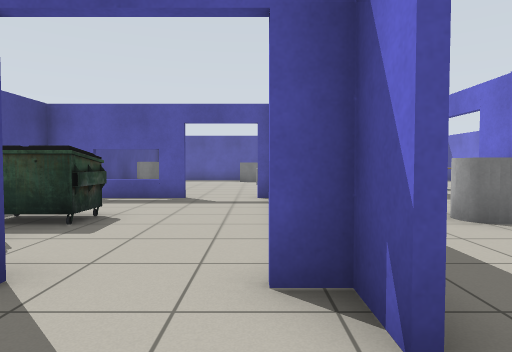
[1] (above)

18 first-person views from a walk through a world built for the Gazebo simulator. The camera is 0.9 m above the floor, tilts 2° down and sees 75° across. Floor lines are 1 m apart. The floor is counted in squares, 1 m on a side. Each view is taken from the middle of a square. On the plan, view 1 faces up. The plan holds only what a view shows up to about 12 squares ahead; the rest is blank. Some stock models are drawn as simple stand-ins.

[2]
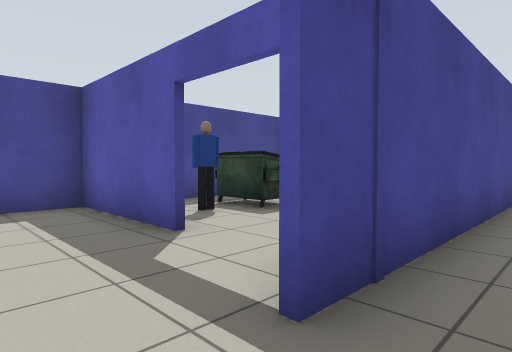

[3]
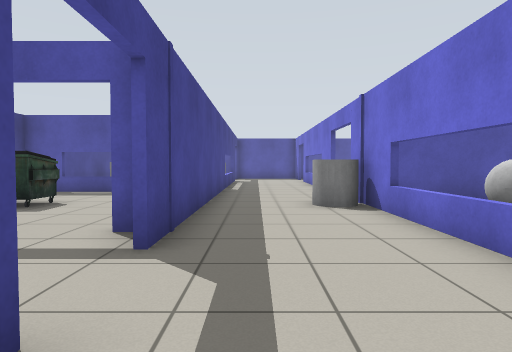

[4]
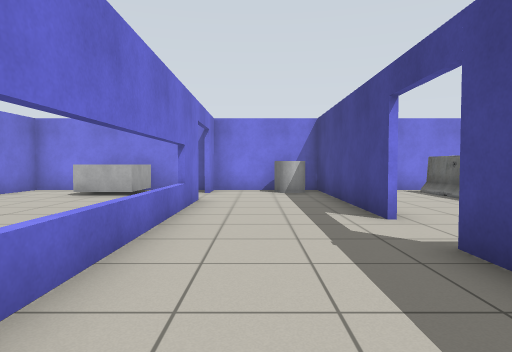

[5]
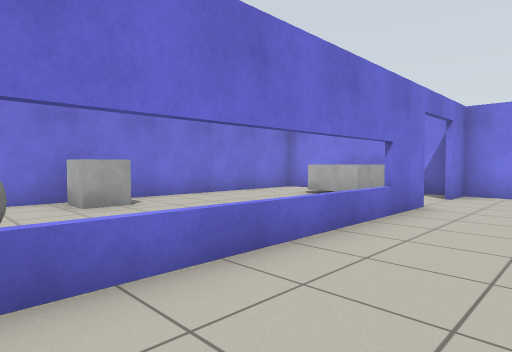

[6]
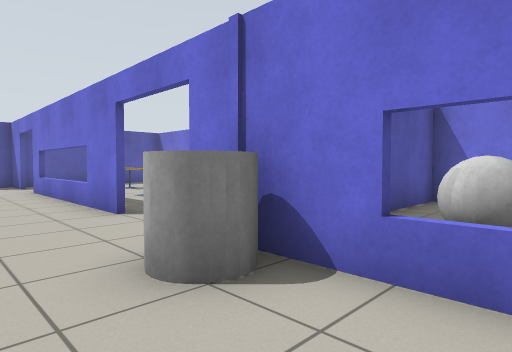

[7]
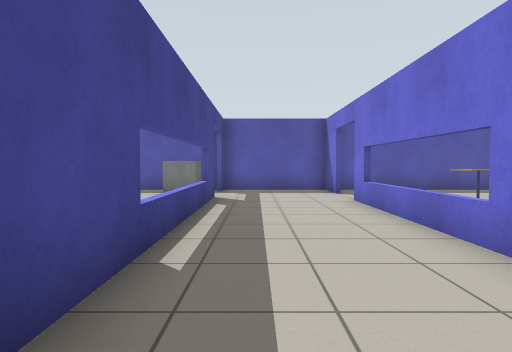

[8]
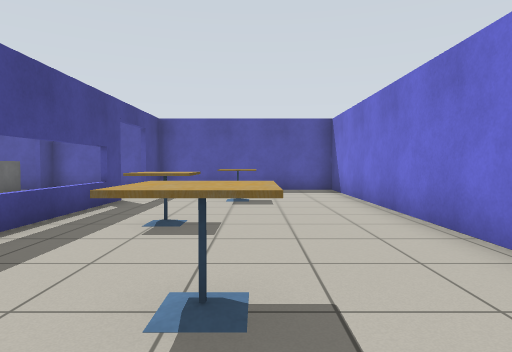

[9]
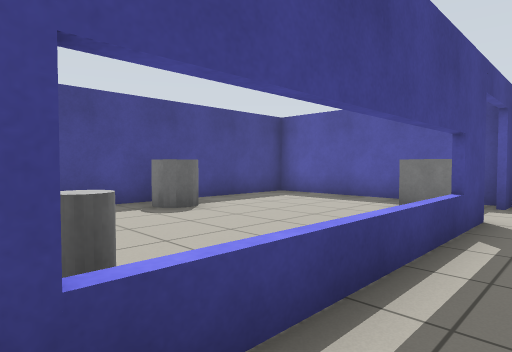

[10]
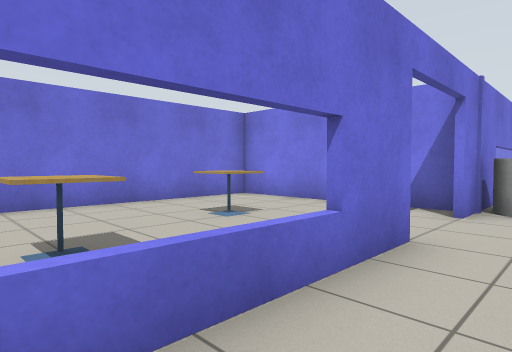

[11]
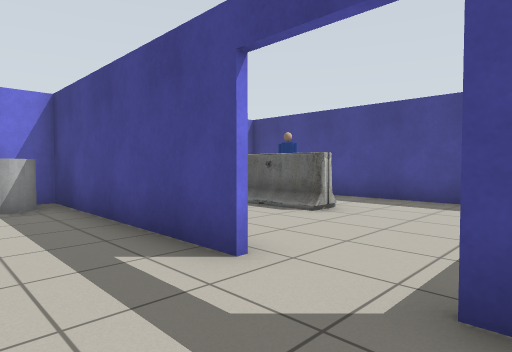

[12]
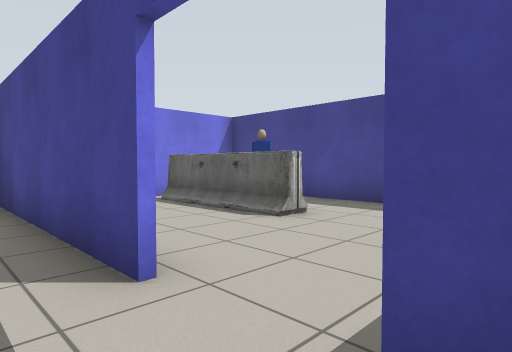

[13]
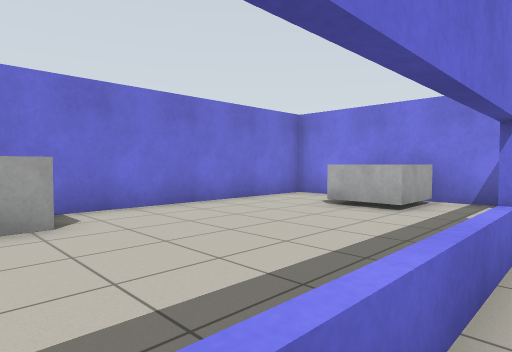

[14]
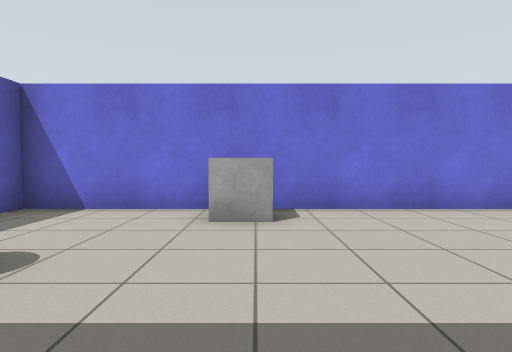

[15]
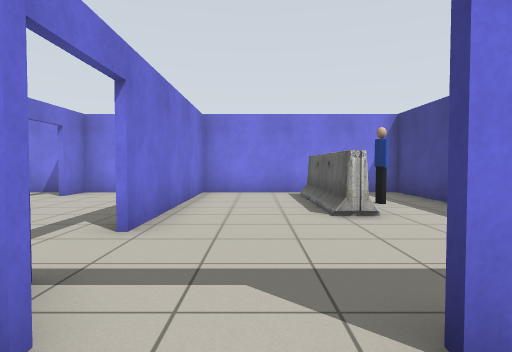

[16]
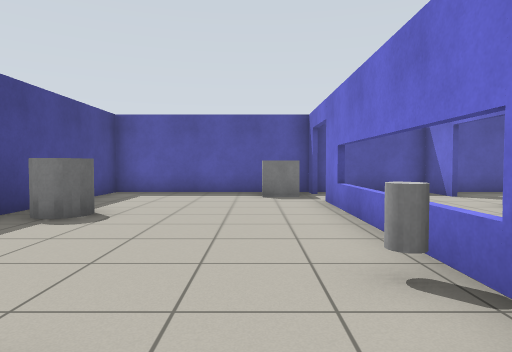

[17]
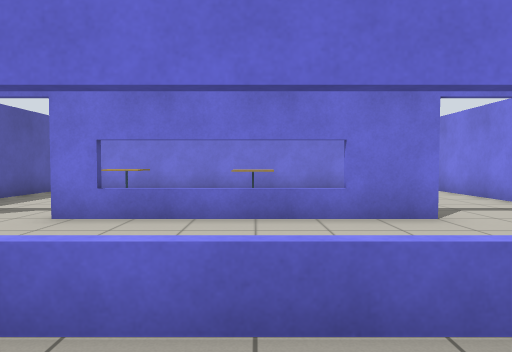

[18]
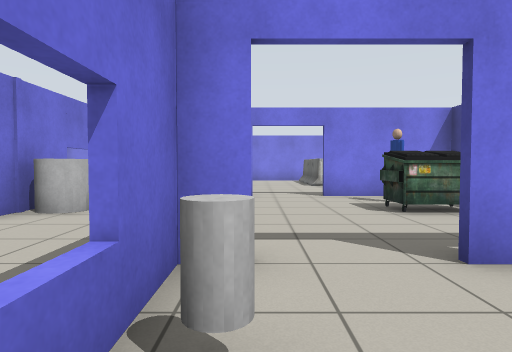

### Floor plan
Points are (right, up) in squares from view 1. A wall is a line through its corners. A room is listed if a view was taken in it or the views show most of it. See-through windows are left out.
Room 1 (view 1)
walls: (-1.9, 2.4) (-5.6, 2.4); (-5.5, 3) (-5.5, -6.7) (1, -6.7); (0.7, -6.6) (0.7, -0.4); (1, 2.4) (0, 2.4)
ways out: open door at (1, 0.5) to room 2; open door at (-1, 2.5) to room 4
objects: person (-4, -4); barrier (-3, -6) to (-3, -2)
Room 2 (views 2, 3, 4, 5, 6, 7, 9, 10, 11, 12, 13, 14)
walls: (4.5, 5.6) (4.5, 6.8); (4.5, 8.9) (4.5, 15.4); (0.9, -0.4) (0.9, -6.7); (4.5, -3.5) (4.5, 4.6); (0.9, 16.3) (0.9, 1.4); (4.5, 17.3) (4.5, 18.8) (1, 18.8); (1, -6.7) (4.5, -6.7) (4.5, -5.4); (0.9, 18.9) (0.9, 18)
ways out: open door at (1, 0.5) to room 1; open door at (4.5, 8) to room 3; open door at (4.5, 16.5) to room 3; open door at (1, 17.5) to room 5; open door at (4.5, -4.5) to room 6
objects: grey cylinder (2, -6); grey cylinder (4, 5) to (4, 6)
Room 3 (view 8)
walls: (4.6, 15.4) (4.6, 11.4); (10.7, 6) (10.7, 18.8) (4.6, 18.8) (4.6, 17.3); (4.8, 5.8) (10.6, 5.8)
ways out: open door at (4.5, 8) to room 2; open door at (4.5, 16.5) to room 2
objects: cafe table (6, 12) to (7, 12); cafe table (7, 9) to (8, 9); cafe table (7, 15) to (8, 16)
Room 4 (views 15, 16)
walls: (-1.9, 8.9) (-5.5, 8.9) (-5.5, 4.9); (-5.6, 2.5) (-1.9, 2.5)
ways out: open door at (-1, 2.5) to room 1; open door at (-1, 9) to room 5
objects: dumpster (-4, 5) to (-3, 6); person (-3, 4)
Room 5 (views 17, 18)
walls: (-2.4, 9) (-1.9, 9); (0.7, 18) (0.7, 18.8); (0, 9) (0.7, 9) (0.7, 16.3); (1, 18.8) (-5.5, 18.8) (-5.5, 11.5)
ways out: open door at (1, 17.5) to room 2; open door at (-1, 9) to room 4
objects: grey cylinder (-5, 14) to (-4, 14); grey box (-1, 17) to (0, 18); grey cylinder (0, 11)
Room 6 (no view inside)
walls: (4.5, 4.6) (4.5, 5.6); (10.8, 5.7) (5.2, 5.7); (4.8, -6.7) (10.7, -6.7) (10.7, 6)
ways out: open door at (4.5, -4.5) to room 2
objects: grey ball (6, 4) to (7, 4); grey box (7, -6) to (8, -5); grey box (9, 1) to (10, 1)

Positions as (right, up) in squares from view 1, and headings:
1: (0, 0), facing up
2: (2, 0), facing up-left
3: (2, -2), facing up
4: (3, 5), facing down
5: (2, 4), facing down-right
6: (2, 3), facing up-right
7: (2, 7), facing up
8: (8, 7), facing up
9: (2, 10), facing up-left
10: (3, 13), facing down-right
11: (3, 2), facing down-left
12: (2, 2), facing down-left
13: (4, 2), facing down-right
14: (4, 1), facing right
15: (-1, 4), facing down
16: (-1, 8), facing up
17: (-1, 12), facing right
18: (0, 12), facing down
